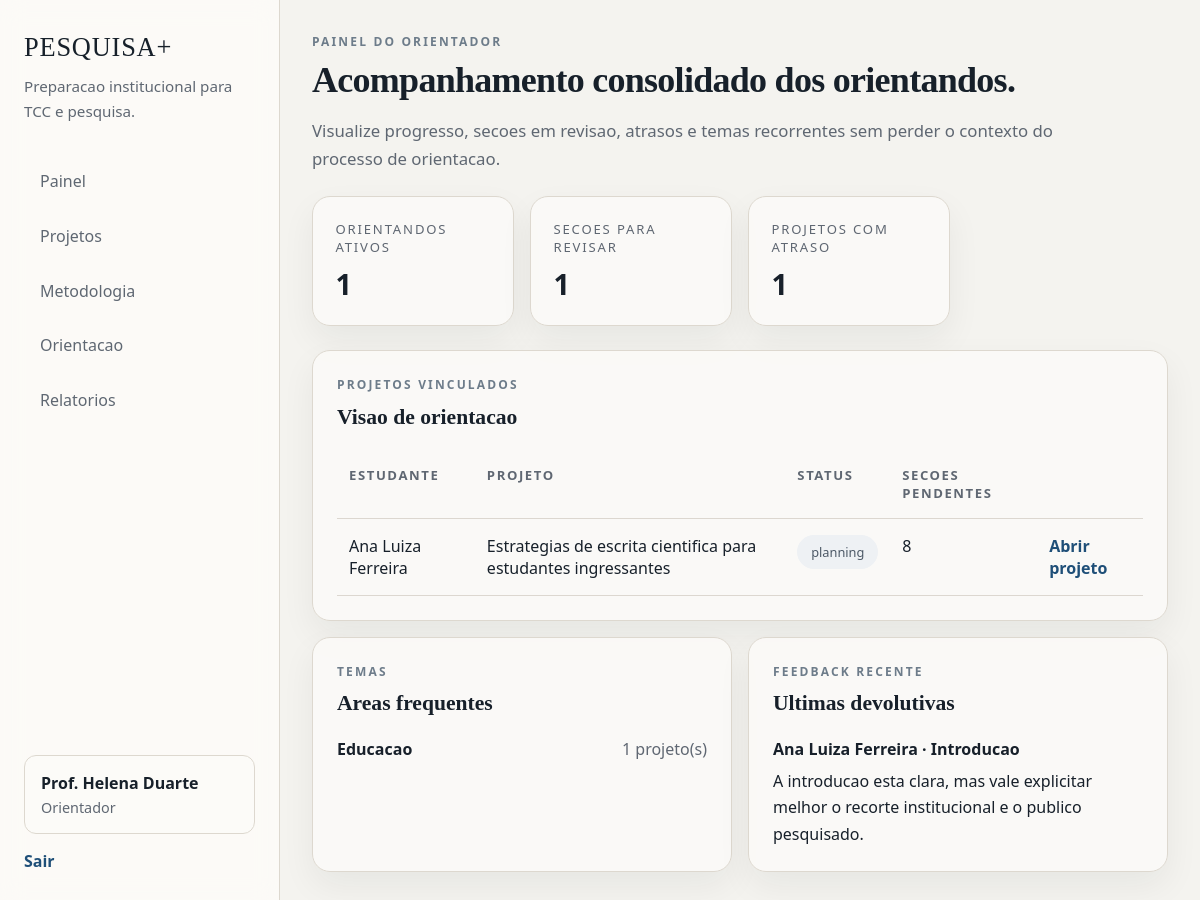
The page /advisor/dashboard (signed in) on the database its author committed.
### app/models/domain.py (models this page shows, shortened)
class User(UserMixin, db.Model):
    __tablename__ = "users"
    id = db.Column(db.Integer, primary_key=True)
    full_name = db.Column(db.String(120), nullable=False)
    email = db.Column(db.String(120), unique=True, nullable=False, index=True)
    password_hash = db.Column(db.String(255), nullable=False)
    role_id = db.Column(db.Integer, db.ForeignKey("roles.id"), nullable=False)
    course_name = db.Column(db.String(120))
    institution = db.Column(db.String(120))
    created_at = db.Column(db.DateTime, default=utcnow, nullable=False)
    last_login_at = db.Column(db.DateTime)
    is_active_user = db.Column(db.Boolean, default=True, nullable=False)
    role = db.relationship("Role", back_populates="users")
    student_profile = db.relationship("StudentProfile", back_populates="user", uselist=False)
    teacher_profile = db.relationship("TeacherProfile", back_populates="user", uselist=False)
    student_projects = db.relationship(
        "ResearchProject",
        back_populates="student",
        foreign_keys="ResearchProject.student_id",
    )
    advised_projects = db.relationship(
        "ResearchProject",
        back_populates="advisor",
        foreign_keys="ResearchProject.advisor_id",
    )
    audit_logs = db.relationship("AuditLog", back_populates="user")
    report_snapshots = db.relationship("ReportSnapshot", back_populates="generated_by")
    @property
    def role_slug(self):
        return self.role.slug if self.role else None
    @property
    def is_active(self):
        return self.is_active_user

class Role(db.Model):
    __tablename__ = "roles"
    id = db.Column(db.Integer, primary_key=True)
    slug = db.Column(db.String(50), unique=True, nullable=False)
    name = db.Column(db.String(80), nullable=False)
    description = db.Column(db.Text)
    users = db.relationship("User", back_populates="role")

class ResearchProject(db.Model):
    __tablename__ = "research_projects"
    id = db.Column(db.Integer, primary_key=True)
    student_id = db.Column(db.Integer, db.ForeignKey("users.id"), nullable=False)
    advisor_id = db.Column(db.Integer, db.ForeignKey("users.id"))
    project_type = db.Column(db.String(40), default="TCC", nullable=False)
    title = db.Column(db.String(180), nullable=False)
    thematic_area = db.Column(db.String(120))
    theme = db.Column(db.Text)
    research_problem = db.Column(db.Text)
    hypothesis = db.Column(db.Text)
    general_objective = db.Column(db.Text)
    specific_objectives = db.Column(db.Text)
    justification = db.Column(db.Text)
    methodology_summary = db.Column(db.Text)
    keywords = db.Column(db.String(255))
    course_name = db.Column(db.String(120))
    status = db.Column(db.String(40), default="planning", nullable=False)
    start_date = db.Column(db.Date, default=date.today, nullable=False)
    target_completion_date = db.Column(db.Date)
    created_at = db.Column(db.DateTime, default=utcnow, nullable=False)
    updated_at = db.Column(db.DateTime, default=utcnow, onupdate=utcnow, nullable=False)
    student = db.relationship("User", back_populates="student_projects", foreign_keys=[student_id])
    advisor = db.relationship("User", back_populates="advised_projects", foreign_keys=[advisor_id])
    sections = db.relationship(
        "ProjectSection",
        back_populates="project",
        cascade="all, delete-orphan",
        order_by="ProjectSection.display_order",
    )
    stages = db.relationship(
        "ResearchStage",
        back_populates="project",
        cascade="all, delete-orphan",
        order_by="ResearchStage.stage_order",
    )
    deadlines = db.relationship(
        "Deadline",
        back_populates="project",
        cascade="all, delete-orphan",
        order_by="Deadline.due_date",
    )
    references = db.relationship("ReferenceItem", back_populates="project", cascade="all, delete-orphan")
    bibliographic_searches = db.relationship(
        "BibliographicSearch",
        back_populates="project",
        cascade="all, delete-orphan",
        order_by="BibliographicSearch.updated_at.desc()",
    )
    progress_records = db.relationship(
        "ProgressRecord",
        back_populates="project",
        cascade="all, delete-orphan",
        order_by="ProgressRecord.recorded_at.desc()",
    )
    section_feedbacks = db.relationship("SectionFeedback", back_populates="project", cascade="all, delete-orphan")
    advisor_comments = db.relationship("AdvisorComment", back_populates="project", cascade="all, delete-orphan")
    alerts = db.relationship("RiskAlert", back_populates="project", cascade="all, delete-orphan")

class SectionFeedback(db.Model):
    __tablename__ = "section_feedbacks"
    id = db.Column(db.Integer, primary_key=True)
    project_id = db.Column(db.Integer, db.ForeignKey("research_projects.id"), nullable=False)
    section_id = db.Column(db.Integer, db.ForeignKey("project_sections.id"), nullable=False)
    advisor_id = db.Column(db.Integer, db.ForeignKey("users.id"), nullable=False)
    message = db.Column(db.Text, nullable=False)
    status_tag = db.Column(db.String(40), default="guidance", nullable=False)
    created_at = db.Column(db.DateTime, default=utcnow, nullable=False)
    project = db.relationship("ResearchProject", back_populates="section_feedbacks")
    section = db.relationship("ProjectSection", back_populates="feedbacks")
    advisor = db.relationship("User")

class ProjectSection(db.Model):
    __tablename__ = "project_sections"
    id = db.Column(db.Integer, primary_key=True)
    project_id = db.Column(db.Integer, db.ForeignKey("research_projects.id"), nullable=False)
    key = db.Column(db.String(40), nullable=False)
    title = db.Column(db.String(120), nullable=False)
    content = db.Column(db.Text)
    status = db.Column(db.String(30), default="not_started", nullable=False)
    word_count = db.Column(db.Integer, default=0, nullable=False)
    display_order = db.Column(db.Integer, default=0, nullable=False)
    last_submitted_at = db.Column(db.DateTime)
    updated_at = db.Column(db.DateTime, default=utcnow, onupdate=utcnow, nullable=False)
    __table_args__ = (db.UniqueConstraint("project_id", "key", name="uq_project_section_key"),)
    project = db.relationship("ResearchProject", back_populates="sections")
    revisions = db.relationship(
        "SectionRevision",
        back_populates="section",
        cascade="all, delete-orphan",
        order_by="SectionRevision.version_number.desc()",
    )
    feedbacks = db.relationship(
        "SectionFeedback",
        back_populates="section",
        cascade="all, delete-orphan",
        order_by="SectionFeedback.created_at.desc()",
    )
    references = db.relationship("ReferenceItem", secondary=section_references, back_populates="sections")

### app/advisor/routes.py (the view)
@advisor_bp.route("/dashboard")
@login_required
@role_required("advisor", "admin")
def dashboard():
    data = advisor_dashboard_data(current_user) if current_user.role_slug == "advisor" else advisor_dashboard_data(current_user)
    return render_template("advisor/dashboard.html", data=data)

### app/__init__.py (called while the page is built)
def create_app(config_class=DevelopmentConfig):
    load_dotenv()
    app = Flask(__name__)
    app.config.from_object(config_class)
    db.init_app(app)
    login_manager.init_app(app)
    from .models import domain  # noqa: F401
    from .models import load_user  # noqa: F401
    app.register_blueprint(main_bp)
    app.register_blueprint(auth_bp)
    app.register_blueprint(projects_bp)
    app.register_blueprint(methodology_bp)
    app.register_blueprint(references_bp)
    app.register_blueprint(bibliographic_search_bp)
    app.register_blueprint(advisor_bp)
    app.register_blueprint(admin_bp)
    app.register_blueprint(reports_bp)
    register_commands(app)
    @app.context_processor
    def inject_shell():
        return {
            "app_name": app.config["APP_NAME"],
            "institution_name": app.config["INSTITUTION_NAME"],
        }
    return app

### app/models/__init__.py (called while the page is built)
@login_manager.user_loader
def load_user(user_id):
    return db.session.get(User, int(user_id))

### app/templates/advisor/dashboard.html (shortened to what this page needs)
{% extends 'base.html' %}
{% block content %}
<section class="page-shell">
    <div class="page-header">
        <p class="eyebrow">Painel do orientador</p>
        <h1 class="page-title">Acompanhamento consolidado dos orientandos.</h1>
        <p class="page-subtitle">Visualize progresso, secoes em revisao, atrasos e temas recorrentes sem perder o contexto do processo de orientacao.</p>
    </div>
    <div class="metric-grid">
        <article class="metric-card"><span class="metric-label">Orientandos ativos</span><strong class="metric-value">{{ data.project_count }}</strong></article>
        <article class="metric-card"><span class="metric-label">Secoes para revisar</span><strong class="metric-value">{{ data.pending_reviews }}</strong></article>
        <article class="metric-card"><span class="metric-label">Projetos com atraso</span><strong class="metric-value">{{ data.delayed_count }}</strong></article>
    </div>
    <div class="content-grid">
        <section class="panel panel-full">
            <div class="panel-heading">
                <div><p class="panel-label">Projetos vinculados</p><h2 class="panel-title">Visao de orientacao</h2></div>
            </div>
            <table class="data-table">
                <thead>
                    <tr>
                        <th>Estudante</th>
                        <th>Projeto</th>
                        <th>Status</th>
                        <th>Secoes pendentes</th>
                        <th></th>
                    </tr>
                </thead>
                <tbody>
                    {% for project in data.projects %}
                        <tr>
                            <td>{{ project.student.full_name }}</td>
                            <td>{{ project.title }}</td>
                            <td><span class="badge badge-neutral">{{ project.status }}</span></td>
                            <td>{{ project.sections | rejectattr('status', 'equalto', 'approved') | list | length }}</td>
                            <td><a href="{{ url_for('projects.detail', project_id=project.id) }}" class="text-link">Abrir projeto</a></td>
                        </tr>
                    {% endfor %}
                </tbody>
            </table>
        </section>
        <section class="panel">
            <div class="panel-heading"><div><p class="panel-label">Temas</p><h2 class="panel-title">Areas frequentes</h2></div></div>
            <ul class="clean-list">
                {% for label, count in data.top_themes %}
                    <li class="list-row"><strong>{{ label }}</strong><span class="muted">{{ count }} projeto(s)</span></li>
                {% endfor %}
            </ul>
        </section>
        <section class="panel">
            <div class="panel-heading"><div><p class="panel-label">Feedback recente</p><h2 class="panel-title">Ultimas devolutivas</h2></div></div>
            <ul class="clean-list">
                {% for feedback in data.recent_feedback %}
                    <li class="list-block">
                        <strong>{{ feedback.project.student.full_name }} · {{ feedback.section.title }}</strong>
                        <p>{{ feedback.message }}</p>
                    </li>
                {% endfor %}
            </ul>
        </section>
    </div>
</section>
{% endblock %}

### app/templates/base.html (shortened to what this page needs)
<!doctype html>
<html lang="pt-BR">
<head>
    <link rel="stylesheet" href="{{ url_for('static', filename='css/app.css') }}">
</head>
<body class="{% if current_user.is_authenticated %}app-body{% else %}public-body{% endif %}">
    {% if current_user.is_authenticated %}<div class="app-shell">
        <aside class="sidebar">
            <div class="brand-block">
                <a href="{{ url_for('main.dashboard') }}" class="brand-link">{{ app_name }}</a>
                <p class="brand-meta">Preparacao institucional para TCC e pesquisa.</p>
            </div>
            <nav class="nav-block">
                <a href="{{ url_for('main.dashboard') }}" class="nav-link">Painel</a>
                <a href="{{ url_for('projects.index') }}" class="nav-link">Projetos</a>
                <a href="{{ url_for('methodology.index') }}" class="nav-link">Metodologia</a>
                {% if current_user.role_slug == 'advisor' %}
                    <a href="{{ url_for('advisor.dashboard') }}" class="nav-link">Orientacao</a>
                {% endif %}
                <a href="{{ url_for('reports.index') }}" class="nav-link">Relatorios</a>
            </nav>
            <div class="sidebar-footer">
                <div class="user-chip">
                    <strong>{{ current_user.full_name }}</strong>
                    <span>{{ current_user.role.name }}</span>
                </div>
                <a href="{{ url_for('auth.logout') }}" class="text-link">Sair</a>
            </div>
        </aside>
        <main class="main-panel">
    {% else %}
        {% include 'partials/_flash.html' %}
    {% endif %}
    {% block content %}{% endblock %}
    {% if current_user.is_authenticated %}
        </main>
    </div>
    {% endif %}
</body>
</html>

### rows shown on the page
User: full_name "Prof. Helena Duarte"
Role: role.name "Orientador"
ResearchProject: student.full_name "Ana Luiza Ferreira", title "Estrategias de escrita cientifica para estudantes ingressantes", status "planning", sections|rejectattr "8", thematic_area "Educacao", count "1"
SectionFeedback: project.student.full_name "Ana Luiza Ferreira", section "Introducao", message "A introducao esta clara, mas vale explicitar melhor o recorte institucional e o publico pesquisado."

### other values the page prints
{{ app_name }} "PESQUISA+"
{{ data.project_count }} "1"
{{ data.pending_reviews }} "1"
{{ data.delayed_count }} "1"
